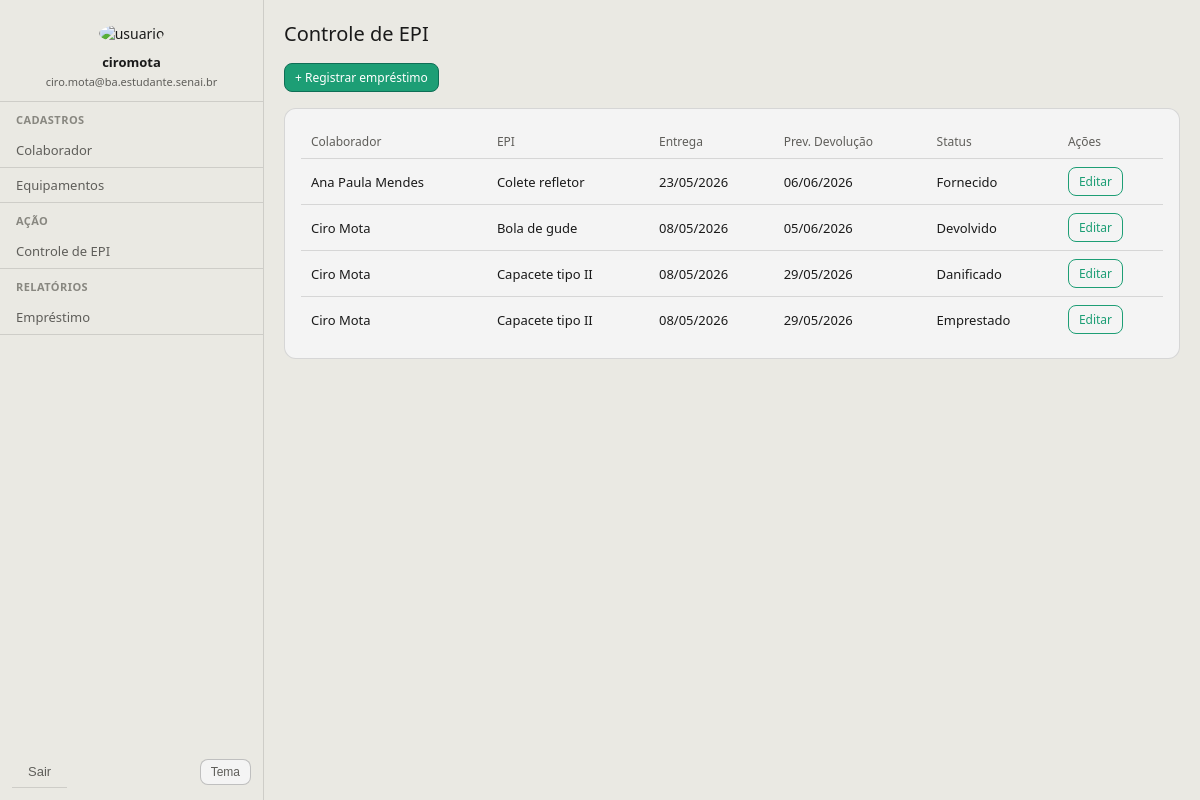
The app's page /emprestimos/ (signed in) with its own data.
### colaboradores/models.py (models this page shows, shortened)
class Emprestimo(models.Model):
    STATUS_EMPRESTADO = "emprestado"
    STATUS_FORNECIDO = "fornecido"
    STATUS_DEVOLVIDO = "devolvido"
    STATUS_DANIFICADO = "danificado"
    STATUS_PERDIDO = "perdido"
    STATUS_CHOICES = [
        (STATUS_EMPRESTADO, "Emprestado"),
        (STATUS_FORNECIDO, "Fornecido"),
        (STATUS_DEVOLVIDO, "Devolvido"),
        (STATUS_DANIFICADO, "Danificado"),
        (STATUS_PERDIDO, "Perdido"),
    ]
    colaborador = models.ForeignKey(Colaborador, on_delete=models.CASCADE, related_name="emprestimos")
    equipamento = models.ForeignKey(Equipamento, on_delete=models.CASCADE, related_name="emprestimos")
    quantidade = models.PositiveIntegerField(default=1)
    data_entrega = models.DateTimeField()
    data_prevista_devolucao = models.DateTimeField()
    data_devolucao = models.DateTimeField(null=True, blank=True)
    observacao_devolucao = models.TextField(blank=True)
    status = models.CharField(max_length=20, choices=STATUS_CHOICES, default=STATUS_EMPRESTADO)
    criado_em = models.DateTimeField(auto_now_add=True)
    class Meta:
        ordering = ["-criado_em"]

class Colaborador(models.Model):
    nome = models.CharField(max_length=120)
    matricula = models.CharField(max_length=30, unique=True)
    setor = models.CharField(max_length=80)
    cargo = models.CharField(max_length=80)
    ativo = models.BooleanField(default=True)
    class Meta:
        ordering = ["nome"]

class Equipamento(models.Model):
    nome = models.CharField(max_length=140)
    codigo = models.CharField(max_length=60, blank=True)
    quantidade = models.PositiveIntegerField(default=1)
    descricao = models.TextField(blank=True)
    ativo = models.BooleanField(default=True)
    class Meta:
        ordering = ["nome"]

### colaboradores/views.py (the view)
# urls.py: path("emprestimos/", EmprestimoControleListView.as_view(), name="emprestimo_lista"),
class EmprestimoControleListView(LoginRequiredMixin, ListView):
    model = Emprestimo
    template_name = "partials/controle_epi_list.html"
    context_object_name = "emprestimos"
    login_url = reverse_lazy("colaboradores:login")
    def get_queryset(self):
        return super().get_queryset().select_related("colaborador", "equipamento")

### templates/partials/controle_epi_list.html (shortened to what this page needs)
{% extends 'global/base.html' %}
{% block content %}
<h1>Controle de EPI</h1>
<div style="margin-bottom: 16px">
  <a class="btn btn-primary btn-sm" href="{% url 'colaboradores:emprestimo_cadastrar' %}">+ Registrar empréstimo</a>
</div>
<div class="card">
  <div style="padding: 0 16px 16px 16px; margin-top: 16px">
    <table>
      <thead>
        <tr>
          <th>Colaborador</th>
          <th>EPI</th>
          <th>Entrega</th>
          <th>Prev. Devolução</th>
          <th>Status</th>
          <th>Ações</th>
        </tr>
      </thead>
      <tbody>
        {% for em in emprestimos %}
          <tr>
            <td>{{ em.colaborador.nome }}</td>
            <td>{{ em.equipamento.nome }}</td>
            <td>{{ em.data_entrega|date:"d/m/Y" }}</td>
            <td>{% if em.data_prevista_devolucao %}{{ em.data_prevista_devolucao|date:"d/m/Y" }}{% else %}—{% endif %}</td>
            <td>{{ em.get_status_display }}</td>
            <td style="white-space:nowrap"><a class="btn btn-sm btn-outline-primary" href="{% url 'colaboradores:emprestimo_editar' em.pk %}">Editar</a></td>
          </tr>
        {% empty %}
          <tr><td colspan="6" style="text-align: center; color: var(--color-text-secondary)">Nenhum registro encontrado.</td></tr>
        {% endfor %}
      </tbody>
    </table>
  </div>
</div>
{% endblock %}

### templates/global/base.html (shortened to what this page needs)
{% load static %}
<!doctype html>
<html lang="pt-br">
<head>
    <link rel="stylesheet" href="{% static 'css/styles.css' %}">
</head>
<body>
{% if user.is_authenticated %}
  <div class="main-container">
      <div class="sidebar">
          <div class="user-card">
              <img src="{% static 'colaboradores/img/ciromota.png' %}" alt="usuario">
              <div class="user-name">{{ user.get_full_name|default:user.username }}</div>
              <div class="user-email">{{ user.email|default:"" }}</div>
          </div>
          <div class="sidebar-header">Cadastros</div>
          <a href="{% url 'colaboradores:lista' %}" class="list-group-item">Colaborador</a>
          <a href="{% url 'colaboradores:equipamento_lista' %}" class="list-group-item">Equipamentos</a>
          <div class="sidebar-header">Ação</div>
          <a href="{% url 'colaboradores:emprestimo_lista' %}" class="list-group-item">Controle de EPI</a>
          <div class="sidebar-header">Relatórios</div>
          <a href="{% url 'colaboradores:emprestimo_relatorios' %}" class="list-group-item">Empréstimo</a>
          <div style="margin-top: auto; padding-top: 12px">
            <div class="sidebar-footer-actions">
              <form method="post" action="{% url 'colaboradores:logout' %}" style="margin: 0">
                <button type="submit" class="list-group-item sidebar-logout">Sair</button>
              </form>
              <button type="button" id="theme-toggle" class="btn btn-outline-secondary btn-sm sidebar-theme-toggle" aria-label="Alternar tema">Tema</button>
            </div>
          </div>
      </div>
      <div class="content-area">
{% else %}
  <div class="content-area" style="min-height: 100vh; display: flex; align-items: center; justify-content: center;">
    <div style="width: 100%; max-width: 420px;">
{% endif %}
{% block content %}{% endblock %}
{% if user.is_authenticated %}
      </div>
  </div>
{% else %}
    </div>
  </div>
{% endif %}
</body>
</html>

### records on screen
Emprestimo: colaborador.nome "Ana Paula Mendes", equipamento.nome "Colete refletor", data_entrega "23/05/2026", data_prevista_devolucao "06/06/2026", status "Fornecido"
Emprestimo: colaborador.nome "Ciro Mota", equipamento.nome "Bola de gude", data_entrega "08/05/2026", data_prevista_devolucao "05/06/2026", status "Devolvido"
Emprestimo: colaborador.nome "Ciro Mota", equipamento.nome "Capacete tipo II", data_entrega "08/05/2026", data_prevista_devolucao "29/05/2026", status "Danificado"
Emprestimo: colaborador.nome "Ciro Mota", equipamento.nome "Capacete tipo II", data_entrega "08/05/2026", data_prevista_devolucao "29/05/2026", status "Emprestado"

### other values on screen
{{ user.get_full_name|default:user.username }} "ciromota"
{{ user.email|default:"" }} "ciro.mota@ba.estudante.senai.br"
